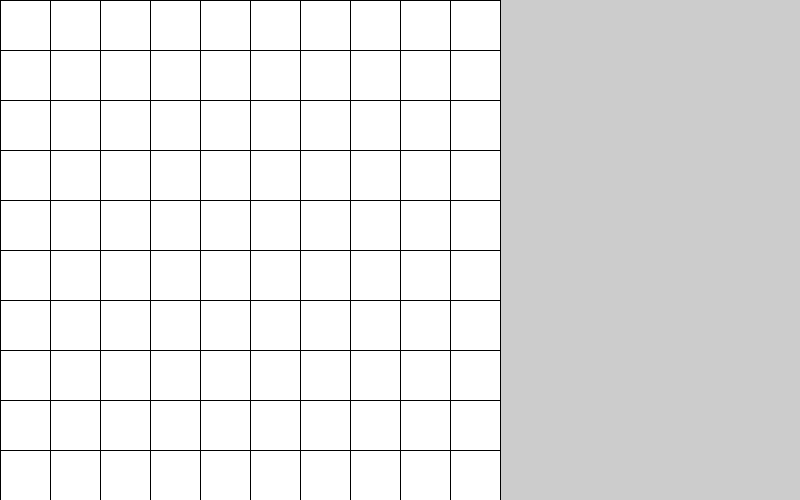
Frame 1 (no input)
Frame 60 (the mouse pressed at the canvas centre just before this capture): identical to frame 1, image omitted
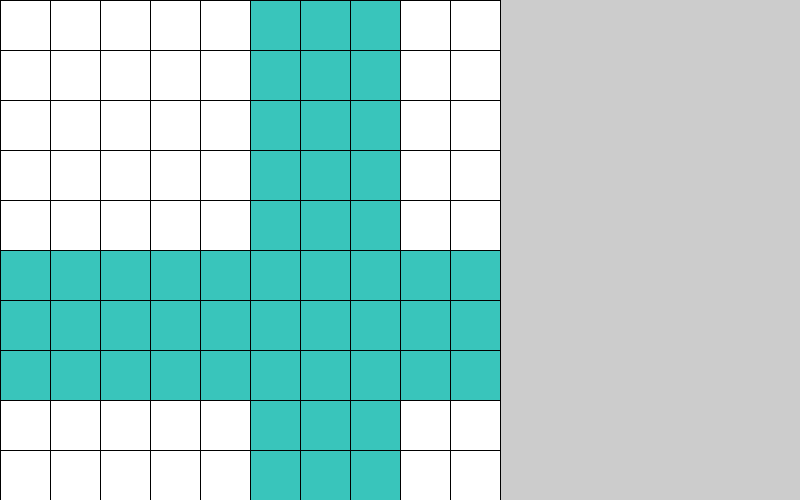
Frame 120 (the mouse held since frame 60 and released just before this capture)

The Processing sketch that drew these frames (run headless with seeded random() and noise(); from frame 60 on, the mouse is pressed at the canvas centre):

// Processing sketch: week05_2
// ── week05_2.pde
// week05-2 好玩的程式設計
// Ctrl+N 開新視窗
void setup(){
  size(800, 500);
}
void draw(){
  for (int y = 0; y < 500; y += 50){ // 外面 for 迴圈 y 座標
    for (int x = 0; x < 500; x += 50){ // 裡面 for 迴圈 x 座標
      if(x < mouseX &&  mouseY < x + 50) fill(#39C5BB);
      else if(y < mouseX &&  mouseY < y + 50) fill(#39C5BB);
      else fill(255); // 自行填充顏色
      rect(x, y, 50, 50);
    }
  }
}
